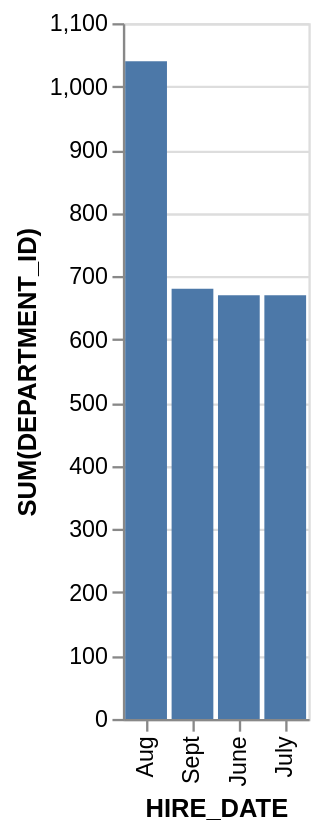

Write a Vega-Lite specification for this figure.
### Vega-Lite specification from a JSON file in a GitHub repository (floating-point values rounded to 4 significant figures)
{"data": {"values": [{"x_data": "Aug", "y_data": 1040}, {"x_data": "Sept", "y_data": 680}, {"x_data": "June", "y_data": 670}, {"x_data": "July", "y_data": 670}]}, "mark": "bar", "encoding": {"x": {"field": "x_data", "type": "nominal", "title": "HIRE_DATE", "sort": {"op": "sum", "field": "y_data", "order": "descending"}}, "y": {"field": "y_data", "type": "quantitative", "title": "SUM(DEPARTMENT_ID)"}}}
